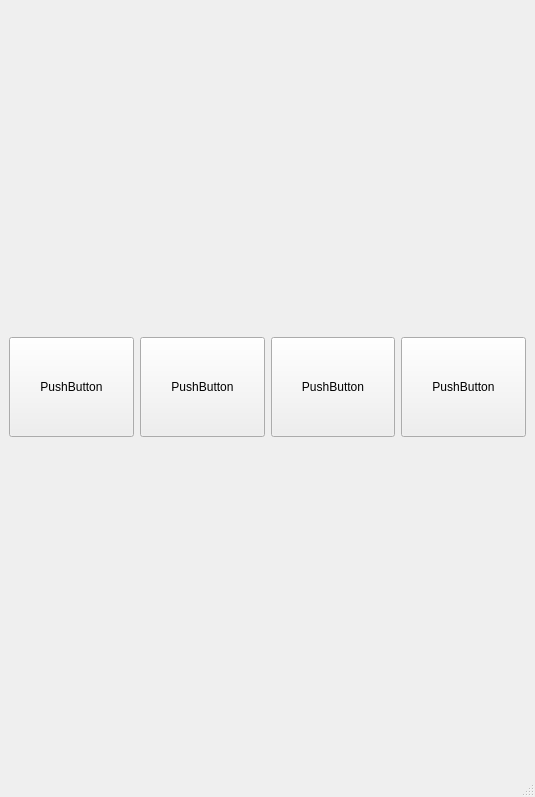
<?xml version="1.0" encoding="UTF-8"?>
<ui version="4.0">
 <class>MainWindow</class>
 <widget class="QMainWindow" name="MainWindow">
  <property name="geometry">
   <rect>
    <x>0</x>
    <y>0</y>
    <width>535</width>
    <height>797</height>
   </rect>
  </property>
  <property name="windowTitle">
   <string>MainWindow</string>
  </property>
  <widget class="QWidget" name="centralwidget">
   <layout class="QHBoxLayout" name="horizontalLayout_2">
    <item>
     <layout class="QHBoxLayout" name="horizontalLayout">
      <item>
       <widget class="QPushButton" name="pushButton_2">
        <property name="minimumSize">
         <size>
          <width>100</width>
          <height>50</height>
         </size>
        </property>
        <property name="maximumSize">
         <size>
          <width>150</width>
          <height>100</height>
         </size>
        </property>
        <property name="text">
         <string>PushButton</string>
        </property>
       </widget>
      </item>
      <item>
       <widget class="QPushButton" name="pushButton_3">
        <property name="minimumSize">
         <size>
          <width>100</width>
          <height>50</height>
         </size>
        </property>
        <property name="maximumSize">
         <size>
          <width>150</width>
          <height>100</height>
         </size>
        </property>
        <property name="text">
         <string>PushButton</string>
        </property>
       </widget>
      </item>
      <item>
       <widget class="QPushButton" name="pushButton_4">
        <property name="minimumSize">
         <size>
          <width>100</width>
          <height>50</height>
         </size>
        </property>
        <property name="maximumSize">
         <size>
          <width>150</width>
          <height>100</height>
         </size>
        </property>
        <property name="text">
         <string>PushButton</string>
        </property>
       </widget>
      </item>
      <item>
       <widget class="QPushButton" name="pushButton">
        <property name="minimumSize">
         <size>
          <width>100</width>
          <height>50</height>
         </size>
        </property>
        <property name="maximumSize">
         <size>
          <width>150</width>
          <height>100</height>
         </size>
        </property>
        <property name="text">
         <string>PushButton</string>
        </property>
       </widget>
      </item>
     </layout>
    </item>
   </layout>
  </widget>
  <widget class="QMenuBar" name="menubar">
   <property name="geometry">
    <rect>
     <x>0</x>
     <y>0</y>
     <width>535</width>
     <height>22</height>
    </rect>
   </property>
  </widget>
  <widget class="QStatusBar" name="statusbar"/>
 </widget>
 <resources/>
 <connections/>
</ui>
